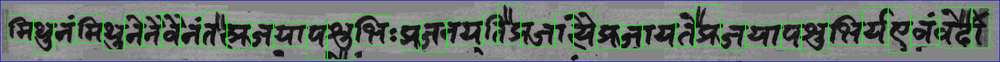
#> input picture debugimage.png, 1000 x 62 px, shrunk from 1824 x 113 before the run
$ python -i segmentation.py   (imports and definitions only)
#> lines starting #> are read from the running program, lines starting #| are printed output that depends on the picture; after the words box and inside, x2 and y2 are one past the last pixel; in counts of white or black regions, pixels touching at a corner belong together
"""
Devanagari word -> character (akshara) segmentation, guided by ground truth.

General pipeline (works across fonts/styles, single or multi-word images)
--------------------------------------------------------------------------
1. Binarize (Otsu) with automatic polarity detection (works for both
   dark-text-on-light and light-text-on-dark scans/renders) + a small
   morphological close to patch texture/anti-aliasing noise.
2. Detect and remove shirorekha (headline) connected components -- wide,
   thin, near the top. Removes ALL matching components, so a headline
   broken into several pieces (common in stylized/brush fonts) is still
   fully stripped, not just the single largest piece.
3. Drop noise specks using a resolution-relative area threshold (a fixed
   pixel count doesn't generalize across image sizes; a fraction of
   image area does).
4. (Optional, multi-word) If the ground truth contains whitespace, first
   split the image into per-word column ranges using large gaps, then run
   steps 5-7 independently per word.
5. Compute the column-wise ink projection and find "hard" gaps: runs of
   columns with EXACTLY zero ink. These are unambiguous, evidence-based
   separators -- if two shapes don't share a single ink column, they are
   definitely visually distinct, regardless of font style.
6. Split the ground truth into akshara (visual character cluster) units
   via a Devanagari Unicode-range regex. This gives k, the expected
   number of character groups for this word (NOT len(text), since a
   consonant + vowel-sign + anusvara render as one glyph cluster).
7. Reconcile the G hard-gap-derived runs against k:
     - G == k: use the real, evidence-based boundaries directly. This is
       the common case for cleanly printed text -- no guesswork needed.
     - G > k: a genuine ink gap fell *inside* a single akshara (e.g. a
       vowel sign that doesn't quite touch its consonant). Merge adjacent
       runs, smallest empty-gap-width first, until the count matches.
     - G < k: two or more aksharas are visually fused (touching strokes,
       common in brush/calligraphic fonts). Repeatedly bisect the
       currently-widest run at an ink-weighted valley (equal cumulative-
       ink split, snapped to the nearest real local minimum) until the
       count matches. This only touches the specific fused run(s) --
       already-correct boundaries elsewhere are never disturbed.
8. Crop each final column range with a tight y-bbox (from real ink rows),
   map left-to-right to the akshara list, and save crops + a manifest +
   a debug visualization.

This is a heuristic CV pipeline, not a trained model -- it will get you
very good automatic segmentation for most printed/handwritten Devanagari
word images, but always spot-check the *_segmentation_debug.png on a
sample of your data and adjust the tunable parameters in SegmentConfig
if needed (see the docstring on that class).
"""

import cv2
import numpy as np
import re
import json
import glob
import os
from dataclasses import dataclass


# ---------------------------------------------------------------------
# Tunable parameters
# ---------------------------------------------------------------------
# [5 lines left out: function load_image, not called in this run]
@dataclass
class SegmentConfig:
    # -- binarization / cleanup --
    morph_close_iters: int = 2          # patches small texture/brush holes
    morph_kernel_size: int = 3

    # -- headline (shirorekha) detection --
    headline_aspect_min: float = 4.0    # width/height ratio to count as "headline-like"
    headline_top_fraction: float = 0.25 # must sit within this fraction of image height from the top

    # -- noise removal --
    noise_area_ratio: float = 0.0015    # components smaller than this * (h*w) are dropped as noise

    # -- valley snapping (used only when G < k, i.e. splitting fused runs) --
    smooth_window: int = 5
    snap_window_ratio: float = 0.15     # search window for the nearest valley, as a fraction of the run's width
    min_snap_window: int = 5


# ---------------------------------------------------------------------
# Ground truth -> akshara (visual character cluster) splitting
# ---------------------------------------------------------------------

_AKSHARA_RE = re.compile(
    r'[\u0904-\u0939\u0958-\u0961]'             # independent vowel or consonant
    r'(?:\u094D[\u0904-\u0939\u0958-\u0961])*'   # halant + consonant, repeated (conjuncts)
    r'[\u093E-\u094C\u0962\u0963]?'              # optional dependent vowel sign (matra)
    r'[\u0900-\u0903]?',                         # optional candrabindu/anusvara/visarga
    re.UNICODE,
)


# [15 lines left out: function split_aksharas, not called in this run]


# ---------------------------------------------------------------------
# Image preprocessing
# ---------------------------------------------------------------------

def binarize(img_gray: np.ndarray, cfg: SegmentConfig) -> np.ndarray:

    _, binary = cv2.threshold(img_gray, 0, 255, cv2.THRESH_BINARY + cv2.THRESH_OTSU)
    border = np.concatenate([binary[0, :], binary[-1, :], binary[:, 0], binary[:, -1]])
    if np.mean(border == 255) > 0.5:
        binary = 255 - binary
    k = cfg.morph_kernel_size
    kernel = cv2.getStructuringElement(cv2.MORPH_ELLIPSE, (k, k))
    return cv2.morphologyEx(binary, cv2.MORPH_CLOSE, kernel, iterations=cfg.morph_close_iters)


def remove_headline(binary: np.ndarray, cfg: SegmentConfig) -> np.ndarray:

    h, _ = binary.shape
    num_labels, labels, stats, _ = cv2.connectedComponentsWithStats(binary, connectivity=8)
    out = binary.copy()
    for i in range(1, num_labels):
        x, y, cw, ch, area = stats[i]
        if cw / max(ch, 1) > cfg.headline_aspect_min and y < h * cfg.headline_top_fraction:
            out[labels == i] = 0
    return out


def remove_noise(binary: np.ndarray, cfg: SegmentConfig) -> np.ndarray:
    """Drop connected components smaller than a resolution-relative area threshold."""
    h, w = binary.shape
    min_area = cfg.noise_area_ratio * h * w
    num_labels, labels, stats, _ = cv2.connectedComponentsWithStats(binary, connectivity=8)
    out = binary.copy()
    for i in range(1, num_labels):
        if stats[i][4] < min_area:
            out[labels == i] = 0
    return out


# ---------------------------------------------------------------------
# Ink-run detection + ground-truth-guided reconciliation
# ---------------------------------------------------------------------

# [66 lines left out: functions find_ink_runs, _bisect_run, reconcile_runs, not called in this run]

def preprocess(image, cfg=None):
    if cfg is None:
        cfg = SegmentConfig()

    # Convert BGR to Grayscale if needed
    if len(image.shape) == 3:
        gray = cv2.cvtColor(image, cv2.COLOR_BGR2GRAY)
    else:
        gray = image

    # Apply existing binarization pipeline
    binary = binarize(gray, cfg)
    binary = remove_headline(binary, cfg)
    binary = remove_noise(binary, cfg)

    return binary
# ---------------------------------------------------------------------
# Word-level splitting (only engaged for multi-word ground truth)
# ---------------------------------------------------------------------

# [237 lines left out: functions split_words, segment_word_region, segment_pair, segment_batch, not called in this run]


# [5 lines not run here, left out]

>>> import cv2
>>> picture = cv2.imread('../debugimage.png')
#> picture is the input picture: shape (62, 1000, 3); mean B, G, R 108.9, 114.5, 104.8
>>> result = preprocess(picture)
#> in preprocess, `gray = cv2.cvtColor(image, cv2.COLOR_BGR2GRAY)`:
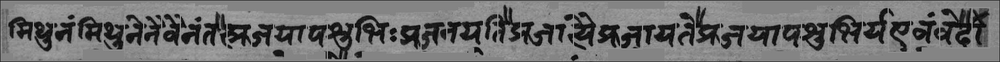
#> gray: shape (62, 1000); min 2, max 165, mean 110.9
#> in binarize, `_, binary = cv2.threshold(img_gray, 0, 255, cv2.THRESH_BINARY + cv2.TH..`:
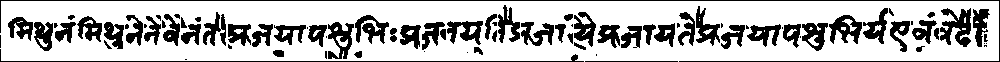
#> binary: shape (62, 1000); 73.4% white; 87 black regions (24 under 20 px), largest, box (x1, y1, x2, y2) and area: (0, 0, 1000, 62) 1413, (940, 8, 971, 47) 689, (0, 49, 584, 62) 631
#> in binarize, `border = np.concatenate([binary[0, :], binary[-1, :], binary[:, 0], bi..`: border = 2124 values, max 255 at index 1584, min 0 at index 0, mean 0.6
#> in binarize, `return cv2.morphologyEx(binary, cv2.MORPH_CLOSE, kernel, iterations=cf..`:
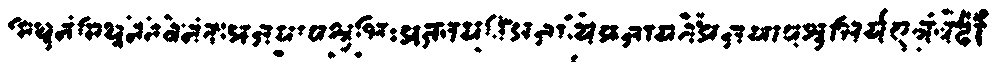
#> returned value: shape (62, 1000); 81.4% white; 76 black regions (9 under 20 px), largest, box (x1, y1, x2, y2) and area: (940, 9, 971, 47) 525, (829, 15, 862, 43) 432, (802, 23, 827, 51) 364
#> in remove_headline, `num_labels, labels, stats, _ = cv2.connectedComponentsWithStats(binary..`:
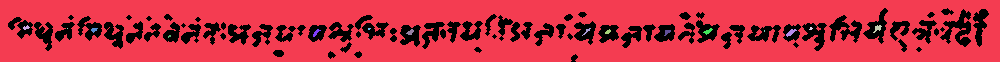
#> labels: shape (62, 1000) int32; 17 distinct labels, from 0 to 16; one colour per label, 0 black
#> in remove_headline, `num_labels, labels, stats, _ = cv2.connectedComponentsWithStats(binary..`: num_labels = 17; stats = 17 rows, first 6: [8, 8, 981, 54, 11520], [0, 0, 1000, 62, 50192], [23, 25, 7, 5, 20], [873, 25, 9, 8, 35], [809, 27, 4, 3, 8], [67, 28, 1, 1, 1]
#> the loop in remove_headline, `for i in range(1, num_labels):` made 16 passes
#> (x, y, cw, ch, area) on passes 1, 2, 3, 6, 7, 9, 12, 13, 14: (0, 0, 1000, 62, 50192), (23, 25, 7, 5, 20), (873, 25, 9, 8, 35), (91, 28, 7, 5, 22), (313, 29, 8, 8, 27), (406, 29, 8, 6, 28), (703, 28, 10, 7, 31), (786, 29, 11, 8, 41), (664, 30, 7, 6, 24)
#> after the loop in remove_headline, `for i in range(1, num_labels):`:
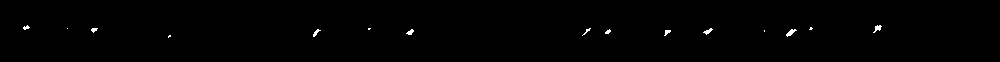
#> out: shape (62, 1000); 0.46% white in thin lines or dots, all inside (x1, y1, x2, y2) = (23, 25, 882, 38)
#> in remove_noise, `num_labels, labels, stats, _ = cv2.connectedComponentsWithStats(binary..`: labels: shape (62, 1000) int32; 16 distinct labels, from 0 to 15
#> in remove_noise, `num_labels, labels, stats, _ = cv2.connectedComponentsWithStats(binary..`: num_labels = 16; stats = 16 rows, first 6: [0, 0, 1000, 62, 61712], [23, 25, 7, 5, 20], [873, 25, 9, 8, 35], [809, 27, 4, 3, 8], [67, 28, 1, 1, 1], [91, 28, 7, 5, 22]
#> after the loop in remove_noise, `for i in range(1, num_labels):`: out: shape (62, 1000); 0.46% of pixels changed, all inside (x1, y1, x2, y2) = (23, 25, 882, 38)

$ run again, on line_20_w0_c2_नं.png
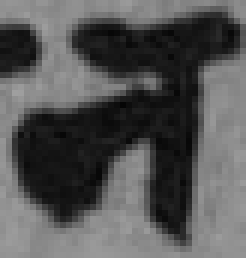
#> input picture line_20_w0_c2_नं.png, 41 x 43 px (shown 6 times larger)
#> picture is the input picture: shape (43, 41, 3); min 5, max 159, mean 85
#> in binarize, `_, binary = cv2.threshold(img_gray, 0, 255, cv2.THRESH_BINARY + cv2.TH..`:
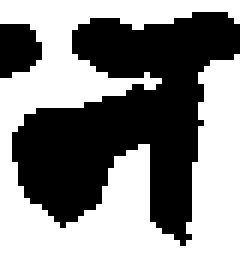
#> binary: shape (43, 41) (shown 6 times larger); 53.9% white; 2 black regions, box (x1, y1, x2, y2) and area: (2, 2, 40, 41) 762, (0, 4, 7, 13) 51
#> border = 168 values, max 255 at index 0, min 0 at index 86, mean 241.3
#> in remove_headline, `num_labels, labels, stats, _ = cv2.connectedComponentsWithStats(binary..`:
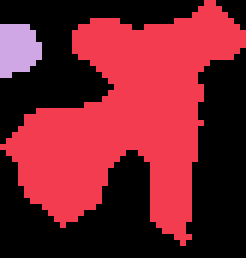
#> labels: shape (43, 41) int32 (shown 6 times larger); 3 distinct labels, from 0 to 2; one colour per label, 0 black
#> in remove_headline, `num_labels, labels, stats, _ = cv2.connectedComponentsWithStats(binary..`: num_labels = 3; stats = [[0, 0, 41, 43, 912], [0, 0, 41, 41, 800], [0, 4, 7, 9, 51]]
#> the loop in remove_headline, `for i in range(1, num_labels):` made 2 passes
#> in remove_noise, `num_labels, labels, stats, _ = cv2.connectedComponentsWithStats(binary..`: num_labels = 3
